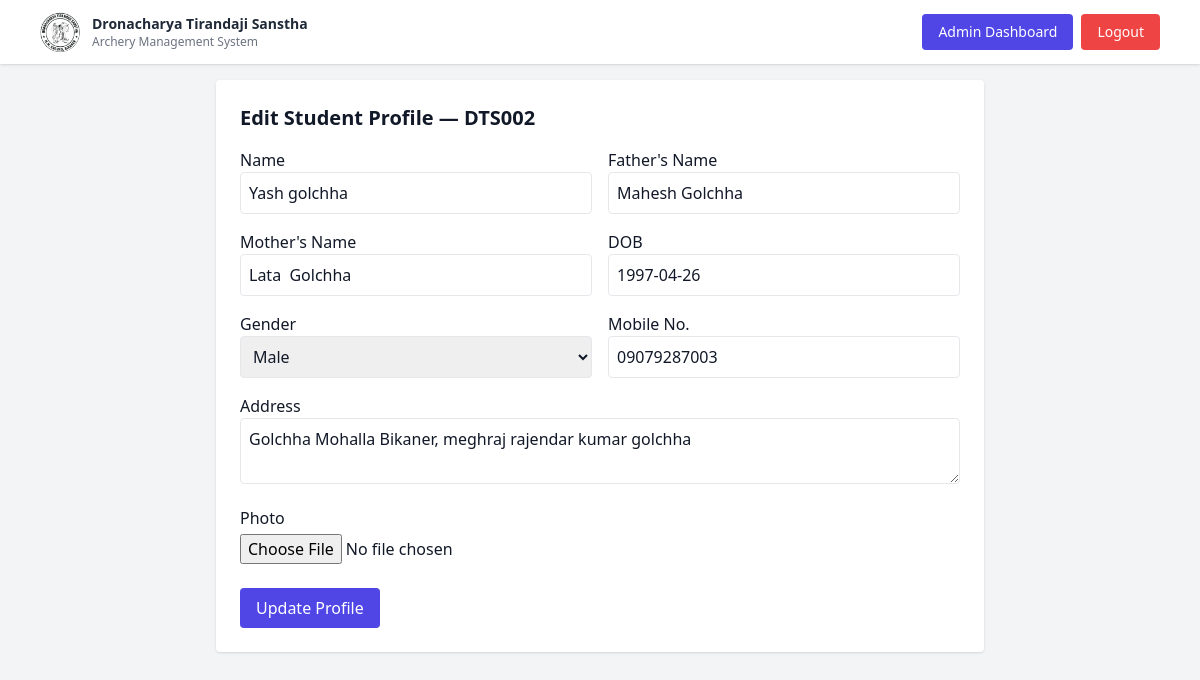
The app's page /admin/student/2/edit (signed in), older data.
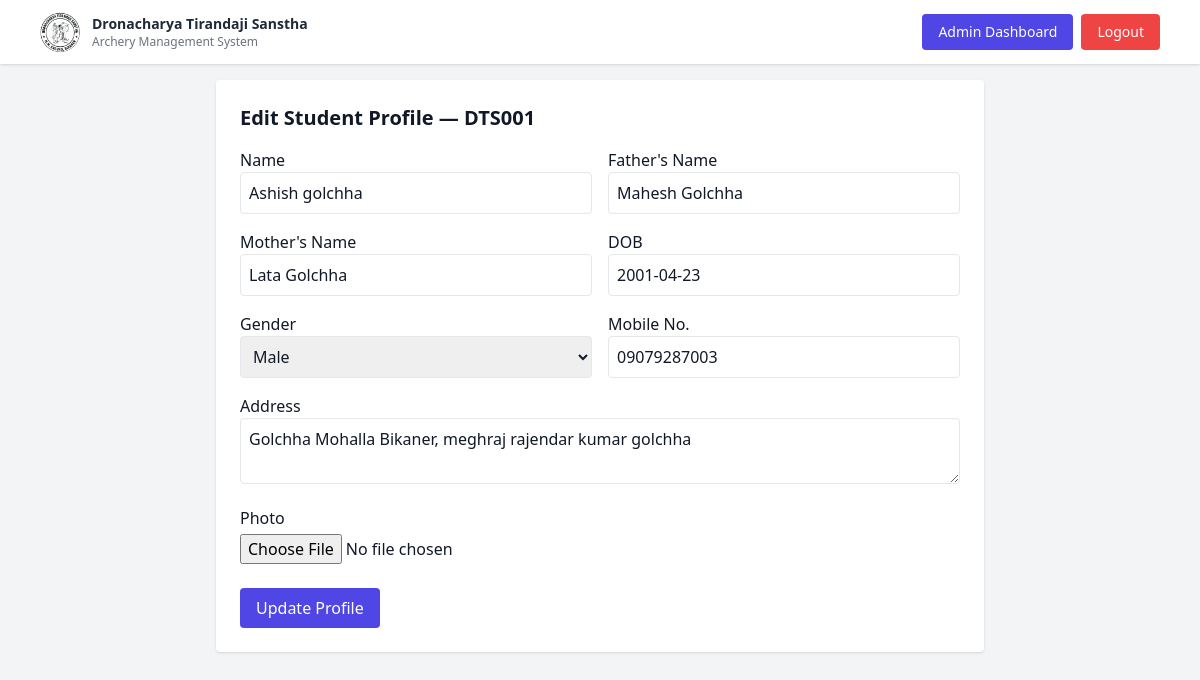
The same page, newer data.
### models.py (models this page shows)
class StudentProfile(db.Model):
    __tablename__ = 'profiles'
    id = db.Column(db.Integer, primary_key=True)
    user_id = db.Column(db.Integer, db.ForeignKey('users.id'), nullable=False)
    name = db.Column(db.String(200))
    father_name = db.Column(db.String(200))
    mother_name = db.Column(db.String(200))
    dob = db.Column(db.String(20))
    dob_cert_no = db.Column(db.String(100))
    gender = db.Column(db.String(20))
    address = db.Column(db.Text)
    mobile_no = db.Column(db.String(20))
    parent_mobile_no = db.Column(db.String(20))
    aadhar_no = db.Column(db.String(40))
    raa_no = db.Column(db.String(80))
    aai_no = db.Column(db.String(80))
    bow_type = db.Column(db.String(50))
    photo_filename = db.Column(db.String(300))
    age_group = db.Column(db.String(80))
    roll_no = db.Column(db.String(20), unique=True)
    created_at = db.Column(db.DateTime, default=datetime.utcnow)
    user = db.relationship('User', back_populates='profile')

### app.py (the view, shortened to what this page needs)
@app.route('/admin/student/<int:user_id>/edit', methods=['GET', 'POST'])
def admin_edit_student_profile(user_id):
    if not session.get('is_admin'):
        flash('Access denied', 'danger')
        return redirect(url_for('login'))
    user = User.query.get_or_404(user_id)
    profile = StudentProfile.query.filter_by(user_id=user.id).first()
    if not profile:
        flash('Student profile not found', 'danger')
        return redirect(url_for('admin_dashboard'))
    form = StudentProfileForm(obj=profile)  # 👈 AUTO PREFILL
    return render_template(
        'admin_edit_student_profile.html',
        form=form,
        profile=profile,
        user=user
    )

### app.py (called while the page is built)
@app.context_processor
def inject_current_user():
    user = None
    if session.get('user_id'):
        user = User.query.get(session['user_id'])
    return dict(current_user=user)

### templates/admin_edit_student_profile.html (shortened to what this page needs)
{% extends 'base.html' %}
{% block content %}
<div class="bg-white p-6 rounded shadow max-w-3xl mx-auto">
    <h2 class="text-xl font-bold mb-4">
        Edit Student Profile — {{ profile.roll_no }}
    </h2>
    <form method="post" enctype="multipart/form-data">
        <div class="grid grid-cols-1 md:grid-cols-2 gap-4">
            <div>
                {{ form.name.label }} {{ form.name(class="w-full border p-2 rounded") }}
            </div>
            <div>
                {{ form.father_name.label }} {{ form.father_name(class="w-full border p-2 rounded") }}
            </div>
            <div>
                {{ form.mother_name.label }} {{ form.mother_name(class="w-full border p-2 rounded") }}
            </div>
            <div>
                {{ form.dob.label }} {{ form.dob(class="w-full border p-2 rounded") }}
            </div>
            <div>
                {{ form.gender.label }} {{ form.gender(class="w-full border p-2 rounded") }}
            </div>
            <div>
                {{ form.mobile_no.label }} {{ form.mobile_no(class="w-full border p-2 rounded") }}
            </div>
            <div class="md:col-span-2">
                {{ form.address.label }} {{ form.address(class="w-full border p-2 rounded") }}
            </div>
        </div>
        <div class="mt-4">
            {{ form.photo.label }}
            {{ form.photo(class="block mt-1") }}
        </div>
        <button class="mt-6 bg-indigo-600 text-white px-4 py-2 rounded">
            Update Profile
        </button>
    </form>
</div>
{% endblock %}

Row changes from the older to the newer data that the page shows:
no longer on this page (row edited): StudentProfile: roll_no "DTS002", name "Yash golchha", father_name "Mahesh Golchha", mother_name "Lata Golchha", dob "1997-04-26", gender "Male", mobile_no "09079287003", address "Golchha Mohalla Bikaner, meghraj rajendar kumar golchha"
now on this page (row edited): StudentProfile: roll_no "DTS001", name "Ashish golchha", father_name "Mahesh Golchha", mother_name "Lata Golchha", dob "2001-04-23", gender "Male", mobile_no "09079287003", address "Golchha Mohalla Bikaner, meghraj rajendar kumar golchha"
